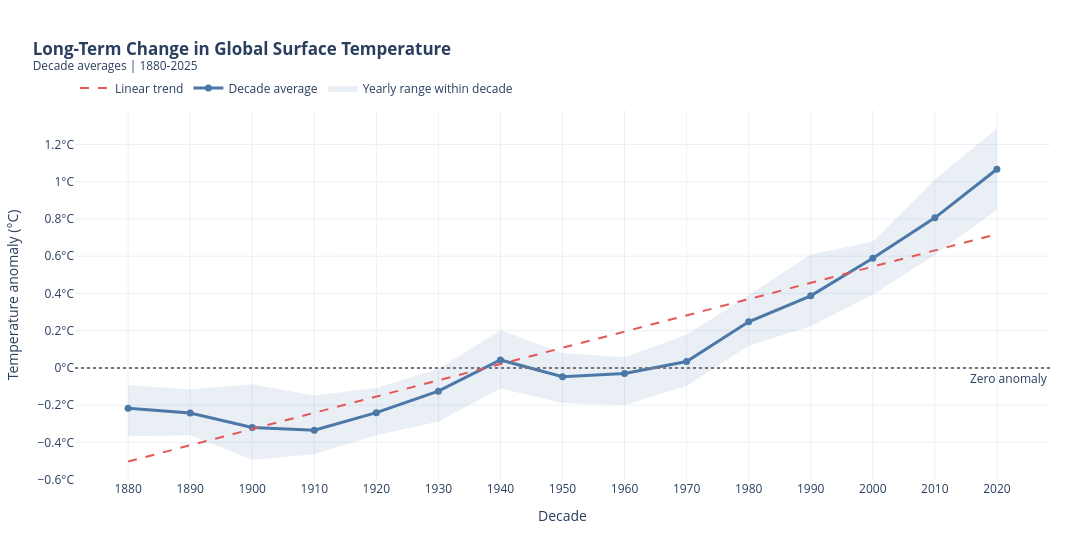

Source (notebook cell):
### Markdown cell above
### Q5. How did global temperature anomaly change by decade, and which decade jumped most?

### Code cell
t1 = (yearlyDf[["year", "temp_anomaly"]].dropna().sort_values("year").reset_index(drop=True).copy())
t1["year"] = t1["year"].astype(int)
t1["decade"] = (t1["year"] // 10) * 10

decadal = (
    t1.groupby("decade")
    .agg(mean_anomaly=("temp_anomaly", "mean"), min_anomaly=("temp_anomaly", "min"),
         max_anomaly=("temp_anomaly", "max"), years_available=("temp_anomaly", "count"))
    .reset_index()
)
start_year, end_year = int(t1["year"].min()), int(t1["year"].max())

# Linear trend across decade averages
x, y = decadal["decade"].to_numpy(), decadal["mean_anomaly"].to_numpy()
slope, intercept = np.polyfit(x, y, 1)
decadal["trend"] = slope * x + intercept
decadal["jump"] = decadal["mean_anomaly"].diff()

# ---- graph ----
fig = go.Figure()
fig.add_trace(go.Scatter(x=decadal["decade"], y=decadal["max_anomaly"], mode="lines",
                         line=dict(width=0), showlegend=False, hoverinfo="skip"))
fig.add_trace(go.Scatter(x=decadal["decade"], y=decadal["min_anomaly"], mode="lines", fill="tonexty",
                         fillcolor="rgba(76, 120, 168, 0.12)", line=dict(width=0),
                         name="Yearly range within decade", hoverinfo="skip"))
fig.add_trace(go.Scatter(
    x=decadal["decade"], y=decadal["mean_anomaly"], mode="lines+markers", name="Decade average",
    line=dict(color="#4C78A8", width=3), marker=dict(size=7),
    customdata=decadal[["years_available"]],
    hovertemplate="<b>%{x}s</b><br>Mean anomaly: %{y:+.2f} °C<br>Years available: %{customdata[0]}<extra></extra>",
))
fig.add_trace(go.Scatter(x=decadal["decade"], y=decadal["trend"], mode="lines", name="Linear trend",
                         line=dict(color="#E45756", width=2, dash="dash"),
                         hovertemplate="Trend: %{y:+.2f} °C<extra></extra>"))
fig.add_hline(y=0, line_dash="dot", line_color="#777777", annotation_text="Zero anomaly",
              annotation_position="bottom right")
fig.update_layout(
    template="plotly_white", width=1090, height=560, hovermode="x unified",
    title=dict(text="<b>Long-Term Change in Global Surface Temperature</b>"
                    f"<br><sup>Decade averages | {start_year}-{end_year}</sup>", x=0.03, xanchor="left"),
    xaxis_title="Decade", yaxis_title="Temperature anomaly (°C)",
    margin=dict(l=75, r=40, t=110, b=80),
    legend=dict(orientation="h", yanchor="bottom", y=1.02, xanchor="left", x=0),
)
fig.update_xaxes(dtick=10)
fig.update_yaxes(zeroline=False, ticksuffix="°C")
fig.show()

print(f"Period: {start_year}-{end_year} | decades: {len(decadal)}")
print(decadal[["decade", "mean_anomaly", "jump", "years_available"]].round(3).to_string(index=False))

# ---- summary ----
first_dec, latest_dec = decadal.iloc[0], decadal.iloc[-1]
change = latest_dec["mean_anomaly"] - first_dec["mean_anomaly"]
jmp = decadal.loc[decadal["jump"].idxmax()]
partial = (f" Note that the {int(latest_dec['decade'])}s cover only {int(latest_dec['years_available'])} years "
           f"so far, so that decade is incomplete.") if latest_dec["years_available"] < 10 else ""
summary = (
    f"Global temperature anomalies show a clear long-term warming trend, rising from an average of "
    f"{first_dec['mean_anomaly']:+.3f} °C in the {int(first_dec['decade'])}s to "
    f"{latest_dec['mean_anomaly']:+.3f} °C in the {int(latest_dec['decade'])}s, a difference of {change:.3f} °C "
    f"between the two decade averages. The largest increase between consecutive decade averages occurred from "
    f"the {int(jmp['decade']) - 10}s to the {int(jmp['decade'])}s, rising by {jmp['jump']:.3f} °C.{partial} "
    f"The linear trend across decade averages is {slope * 10:+.3f} °C per decade."
)
print(summary)
save_report(TOPIC, "q5", "How did global temperature anomaly change by decade, and which decade jumped most?",
            fig, summary)

### Figure 1 — Plotly figure (JSON) as saved in the notebook; plotly's stock layout.template omitted (floating-point values rounded to 4 significant figures)
{"data": [{"hoverinfo": "skip", "line": {"width": 0}, "mode": "lines", "showlegend": false, "type": "scatter", "x": [1880, 1890, 1900, 1910, 1920, 1930, 1940, 1950, 1960, 1970, 1980, 1990, 2000, 2010, 2020], "y": [-0.09167, -0.1158, -0.0875, -0.1483, -0.1083, -0.005833, 0.2017, 0.08, 0.05667, 0.1783, 0.39, 0.6092, 0.6792, 1.012, 1.286]}, {"fill": "tonexty", "fillcolor": "rgba(76, 120, 168, 0.12)", "hoverinfo": "skip", "line": {"width": 0}, "mode": "lines", "name": "Yearly range within decade", "type": "scatter", "x": [1880, 1890, 1900, 1910, 1920, 1930, 1940, 1950, 1960, 1970, 1980, 1990, 2000, 2010, 2020], "y": [-0.3667, -0.3617, -0.4933, -0.4642, -0.3625, -0.2883, -0.1108, -0.1892, -0.1992, -0.0975, 0.1183, 0.2242, 0.3933, 0.6075, 0.8492]}, {"customdata": [[10], [10], [10], [10], [10], [10], [10], [10], [10], [10], [10], [10], [10], [10], [6]], "hovertemplate": "<b>%{x}s</b><br>Mean anomaly: %{y:+.2f} °C<br>Years available: %{customdata[0]}<extra></extra>", "line": {"color": "#4C78A8", "width": 3}, "marker": {"size": 7}, "mode": "lines+markers", "name": "Decade average", "type": "scatter", "x": [1880, 1890, 1900, 1910, 1920, 1930, 1940, 1950, 1960, 1970, 1980, 1990, 2000, 2010, 2020], "y": [-0.217, -0.2422, -0.3204, -0.3352, -0.2403, -0.1249, 0.04258, -0.04792, -0.03008, 0.0345, 0.2472, 0.3871, 0.5888, 0.8061, 1.067]}, {"hovertemplate": "Trend: %{y:+.2f} °C<extra></extra>", "line": {"color": "#E45756", "dash": "dash", "width": 2}, "mode": "lines", "name": "Linear trend", "type": "scatter", "x": [1880, 1890, 1900, 1910, 1920, 1930, 1940, 1950, 1960, 1970, 1980, 1990, 2000, 2010, 2020], "y": [-0.5028, -0.4156, -0.3284, -0.2412, -0.154, -0.06676, 0.02045, 0.1077, 0.1949, 0.2821, 0.3693, 0.4565, 0.5438, 0.631, 0.7182]}], "layout": {"annotations": [{"showarrow": false, "text": "Zero anomaly", "x": 1, "xanchor": "right", "xref": "x domain", "y": 0, "yanchor": "top", "yref": "y"}], "height": 560, "hovermode": "x unified", "legend": {"orientation": "h", "x": 0, "xanchor": "left", "y": 1.02, "yanchor": "bottom"}, "margin": {"b": 80, "l": 75, "r": 40, "t": 110}, "shapes": [{"line": {"color": "#777777", "dash": "dot"}, "type": "line", "x0": 0, "x1": 1, "xref": "x domain", "y0": 0, "y1": 0, "yref": "y"}], "title": {"text": "<b>Long-Term Change in Global Surface Temperature</b><br><sup>Decade averages | 1880-2025</sup>", "x": 0.03, "xanchor": "left"}, "width": 1090, "xaxis": {"dtick": 10, "title": {"text": "Decade"}}, "yaxis": {"ticksuffix": "°C", "title": {"text": "Temperature anomaly (°C)"}, "zeroline": false}}}
